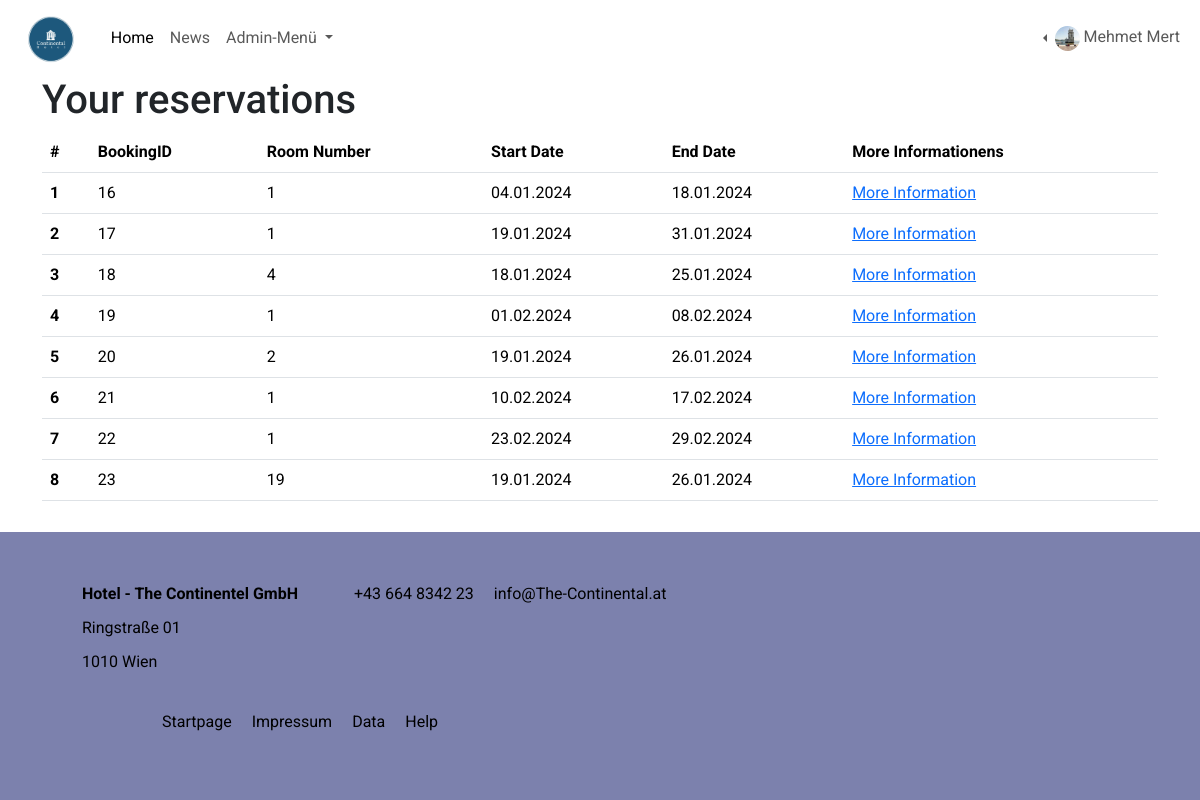
Page /reservierung.php (signed in) on the committed database.
### tables this page shows
CREATE TABLE `buchungsdetails` (
  `preis` int(11) NOT NULL,
  `buchungsid` int(11) NOT NULL,
  `cardid` int(11) NOT NULL,
  `wann` datetime NOT NULL,
  `buchungsdetailid` int(11) NOT NULL,
  `fruestueck` int(1) NOT NULL,
  `parkplatz` int(1) NOT NULL,
  `adults` int(11) NOT NULL,
  `pets` int(11) NOT NULL,
  `children` int(11) NOT NULL
);

CREATE TABLE `gebuchtezimmer` (
  `buchungsid` int(11) NOT NULL,
  `zimmerid` int(11) NOT NULL,
  `userid` int(11) NOT NULL,
  `von` varchar(50) NOT NULL,
  `bis` varchar(50) NOT NULL
);

### reservierung.php (the view, shortened to what this page needs)
<?php
require_once('inc/connect.php');
$id = $_SESSION['id'];
if(isset($_GET['own'])) {
    $ownprofile = trim(htmlspecialchars($_GET['own']));
} else {
    $ownprofile = 1;
}
if((int)$ownprofile == 1 || $_SESSION['isAdmin'] == 0) {
    $query = $db->prepare('SELECT zimmerid,userid,von,bis,preis,wann,fruestueck,parkplatz,adults,pets,children,g.buchungsid
    FROM `gebuchtezimmer` as g join buchungsdetails as b on g.buchungsid = b.buchungsid  WHERE `userid` = ?');
    $query->bind_param('i',$id);
} else{
    if($_SESSION['isAdmin'] == 1) {
        $query = $db->prepare('SELECT zimmerid,userid,von,bis,preis,wann,fruestueck,parkplatz,adults,pets,children,g.buchungsid
        FROM `gebuchtezimmer` as g join buchungsdetails as b on g.buchungsid = b.buchungsid');
    }
}
$query->execute();
$allebuchungen = $query->get_result()->fetch_all(MYSQLI_ASSOC);
?>
<!DOCTYPE html>
<html lang="en">
<?php include 'inc/head.php'; ?>
<body>
    <?php
    include 'inc/navbar.php';
    ?>
    <?php if(!isset($message) && !isset($_GET['booking'])) : ?>
    <?php
      $count = 0;
    ?>
    <div class="container" style="overflow-x:auto;">
        <h1>Your reservations</h1>
        <table class="table">
            <thead>
                <tr>
                    <th scope="col">#</th>
                    <th scope="col">BookingID</th>
                    <th scope="col">Room Number</th>
                    <th scope="col">Start Date</th>
                    <th scope="col">End Date</th>
                    <th scope="col">More Informationens</th>
                </tr>
            </thead>
            <tbody>
                <?php foreach ($allebuchungen as $buchung) : ?>
                <?php
                $count = $count + 1;
                ?>
                <tr>
                    <th scope="row"><?php echo $count ?></th>
                    <td><?php echo $buchung['buchungsid']; ?></td>
                    <td><?php echo $buchung['zimmerid']; ?></td>
                    <td><?php echo $buchung['von']; ?></td>
                    <td><?php echo $buchung['bis']; ?></td>
                    <td><a href="<?php echo "reservierung.php?booking=" . $buchung['buchungsid']; ?>">More
                            Information</a>
                    </td>
                </tr>
            </tbody>
            <?php endforeach; ?>
        </table>
    </div>
    <?php endif; ?>
    <?php
    include 'inc/footer.php';
    ?>
</body>
</html>

### style/style.css (style rules this page uses)
:root { --navy: #2e4374; --beige: #e5c3a6; --blue: #7c81ad; --lightnavy: #4b527e; --grey: #888888; }
html { height: 100%; }
body { min-height: 100%; display: flex; flex-direction: column; font-family: "Roboto"; scroll-behavior: smooth; }
a { font-size: 1rem; }

### rows in the picture
buchungsdetails: buchungsid.buchungsid "16", buchungsid.zimmerid "1", buchungsid.von "04.01.2024", buchungsid.bis "18.01.2024"
buchungsdetails: buchungsid.buchungsid "17", buchungsid.zimmerid "1", buchungsid.von "19.01.2024", buchungsid.bis "31.01.2024"
buchungsdetails: buchungsid.buchungsid "18", buchungsid.zimmerid "4", buchungsid.von "18.01.2024", buchungsid.bis "25.01.2024"
buchungsdetails: buchungsid.buchungsid "19", buchungsid.zimmerid "1", buchungsid.von "01.02.2024", buchungsid.bis "08.02.2024"
buchungsdetails: buchungsid.buchungsid "20", buchungsid.zimmerid "2", buchungsid.von "19.01.2024", buchungsid.bis "26.01.2024"
buchungsdetails: buchungsid.buchungsid "21", buchungsid.zimmerid "1", buchungsid.von "10.02.2024", buchungsid.bis "17.02.2024"
buchungsdetails: buchungsid.buchungsid "22", buchungsid.zimmerid "1", buchungsid.von "23.02.2024", buchungsid.bis "29.02.2024"
buchungsdetails: buchungsid.buchungsid "23", buchungsid.zimmerid "19", buchungsid.von "19.01.2024", buchungsid.bis "26.01.2024"

### other values in the picture
$_SESSION['vorname'] "Mehmet"
$_SESSION['nachname'] "Mert"
